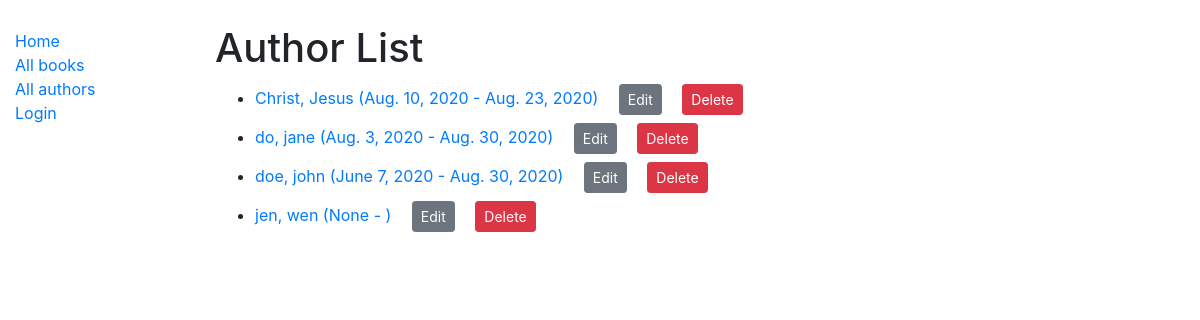
The app's page /catalog/authors/, older data.
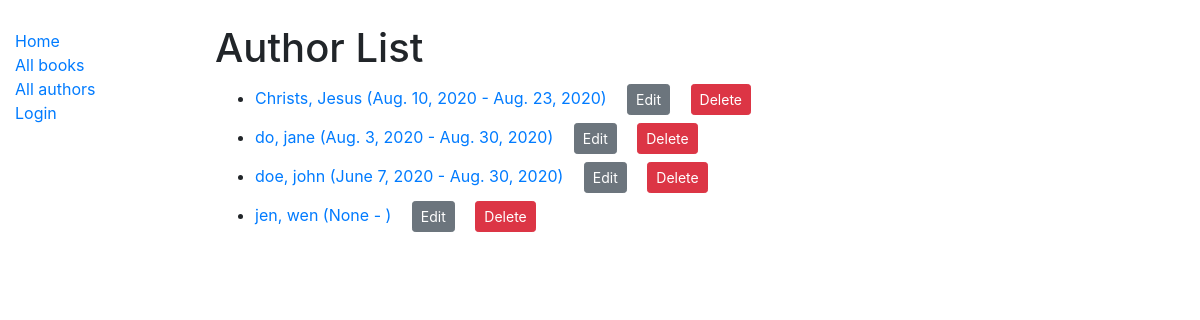
The same page, newer data.
### catalog/models.py (models this page shows)
class Author(models.Model):
    first_name = models.CharField(max_length=100)
    last_name = models.CharField(max_length=100)
    date_of_birth = models.DateField(null=True, blank=True)
    date_of_death = models.DateField('Died', null=True, blank=True)
    class Meta:
        ordering = ['last_name', 'first_name']
    def get_absolute_url(self):
        return reverse('author-detail', args=[str(self.id)])
    def __str__(self):
        return f'{self.last_name}, {self.first_name} '
    class Meta:
        ordering = ['last_name']

### catalog/views.py (the view)
# urls.py: path('authors/', views.AuthorsListView.as_view(), name='authors'),
class AuthorsListView(generic.ListView):
    model = Author

### catalog/templates/catalog/author_list.html
{% extends "base_generic.html" %}
{% block content %}
<h1>Author List</h1>
{% if author_list %}
  <ul>
  {% for author in author_list %}
    <li>
      <a href="{{ author.get_absolute_url }}">
      {{ author }} ({{author.date_of_birth}} - {% if author.date_of_death %}{{author.date_of_death}}{% endif %})
      </a>
      <a href="{% url 'author-update' author.id %}" class='btn btn-secondary btn-sm mx-3 my-1' >Edit</a>
      <a href="{% url 'author-delete' author.id %}" class='btn btn-danger btn-sm'>Delete</a>
    </li>
  {% endfor %}
 </ul>
{% else %}
  <p>There are no authors available.</p>
{% endif %}
{% endblock %}

Row changes from the older to the newer data that the page shows:
changed Author: last_name+first_name "Christ, Jesus" → "Christs, Jesus"
